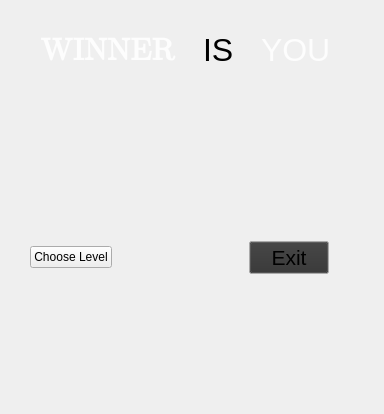
<?xml version="1.0" encoding="UTF-8"?>
<ui version="4.0">
 <class>Win</class>
 <widget class="QWidget" name="Win">
  <property name="geometry">
   <rect>
    <x>0</x>
    <y>0</y>
    <width>384</width>
    <height>414</height>
   </rect>
  </property>
  <property name="windowTitle">
   <string>Form</string>
  </property>
  <widget class="QWidget" name="horizontalLayoutWidget">
   <property name="geometry">
    <rect>
     <x>40</x>
     <y>10</y>
     <width>291</width>
     <height>80</height>
    </rect>
   </property>
   <layout class="QHBoxLayout" name="horizontalLayout">
    <item>
     <widget class="QLabel" name="label">
      <property name="palette">
       <palette>
        <active>
         <colorrole role="WindowText">
          <brush brushstyle="SolidPattern">
           <color alpha="255">
            <red>255</red>
            <green>38</green>
            <blue>0</blue>
           </color>
          </brush>
         </colorrole>
         <colorrole role="Text">
          <brush brushstyle="SolidPattern">
           <color alpha="255">
            <red>255</red>
            <green>255</green>
            <blue>255</blue>
           </color>
          </brush>
         </colorrole>
        </active>
        <inactive>
         <colorrole role="WindowText">
          <brush brushstyle="SolidPattern">
           <color alpha="216">
            <red>255</red>
            <green>255</green>
            <blue>255</blue>
           </color>
          </brush>
         </colorrole>
         <colorrole role="Text">
          <brush brushstyle="SolidPattern">
           <color alpha="216">
            <red>255</red>
            <green>255</green>
            <blue>255</blue>
           </color>
          </brush>
         </colorrole>
        </inactive>
        <disabled>
         <colorrole role="WindowText">
          <brush brushstyle="SolidPattern">
           <color alpha="63">
            <red>255</red>
            <green>255</green>
            <blue>255</blue>
           </color>
          </brush>
         </colorrole>
         <colorrole role="Text">
          <brush brushstyle="SolidPattern">
           <color alpha="63">
            <red>255</red>
            <green>255</green>
            <blue>255</blue>
           </color>
          </brush>
         </colorrole>
        </disabled>
       </palette>
      </property>
      <property name="font">
       <font>
        <family>Apple Color Emoji</family>
        <pointsize>24</pointsize>
        <bold>true</bold>
        <underline>false</underline>
       </font>
      </property>
      <property name="contextMenuPolicy">
       <enum>Qt::DefaultContextMenu</enum>
      </property>
      <property name="layoutDirection">
       <enum>Qt::LeftToRight</enum>
      </property>
      <property name="text">
       <string>WINNER</string>
      </property>
      <property name="textFormat">
       <enum>Qt::AutoText</enum>
      </property>
     </widget>
    </item>
    <item>
     <spacer name="horizontalSpacer">
      <property name="orientation">
       <enum>Qt::Horizontal</enum>
      </property>
      <property name="sizeHint" stdset="0">
       <size>
        <width>40</width>
        <height>20</height>
       </size>
      </property>
     </spacer>
    </item>
    <item>
     <widget class="QLabel" name="label_2">
      <property name="font">
       <font>
        <pointsize>24</pointsize>
       </font>
      </property>
      <property name="text">
       <string>IS</string>
      </property>
     </widget>
    </item>
    <item>
     <spacer name="horizontalSpacer_2">
      <property name="orientation">
       <enum>Qt::Horizontal</enum>
      </property>
      <property name="sizeHint" stdset="0">
       <size>
        <width>40</width>
        <height>20</height>
       </size>
      </property>
     </spacer>
    </item>
    <item>
     <widget class="QLabel" name="label_3">
      <property name="palette">
       <palette>
        <active>
         <colorrole role="WindowText">
          <brush brushstyle="SolidPattern">
           <color alpha="255">
            <red>255</red>
            <green>38</green>
            <blue>0</blue>
           </color>
          </brush>
         </colorrole>
        </active>
        <inactive>
         <colorrole role="WindowText">
          <brush brushstyle="SolidPattern">
           <color alpha="216">
            <red>255</red>
            <green>255</green>
            <blue>255</blue>
           </color>
          </brush>
         </colorrole>
        </inactive>
        <disabled>
         <colorrole role="WindowText">
          <brush brushstyle="SolidPattern">
           <color alpha="63">
            <red>255</red>
            <green>255</green>
            <blue>255</blue>
           </color>
          </brush>
         </colorrole>
        </disabled>
       </palette>
      </property>
      <property name="font">
       <font>
        <pointsize>24</pointsize>
       </font>
      </property>
      <property name="text">
       <string>YOU</string>
      </property>
     </widget>
    </item>
   </layout>
  </widget>
  <widget class="QWidget" name="">
   <property name="geometry">
    <rect>
     <x>30</x>
     <y>240</y>
     <width>299</width>
     <height>35</height>
    </rect>
   </property>
   <layout class="QHBoxLayout" name="horizontalLayout_2">
    <item>
     <widget class="QPushButton" name="chooseButton">
      <property name="palette">
       <palette>
        <active>
         <colorrole role="ButtonText">
          <brush brushstyle="SolidPattern">
           <color alpha="255">
            <red>255</red>
            <green>147</green>
            <blue>0</blue>
           </color>
          </brush>
         </colorrole>
        </active>
        <inactive>
         <colorrole role="ButtonText">
          <brush brushstyle="SolidPattern">
           <color alpha="255">
            <red>0</red>
            <green>0</green>
            <blue>0</blue>
           </color>
          </brush>
         </colorrole>
        </inactive>
        <disabled>
         <colorrole role="ButtonText">
          <brush brushstyle="SolidPattern">
           <color alpha="63">
            <red>255</red>
            <green>255</green>
            <blue>255</blue>
           </color>
          </brush>
         </colorrole>
        </disabled>
       </palette>
      </property>
      <property name="text">
       <string>Choose Level</string>
      </property>
     </widget>
    </item>
    <item>
     <spacer name="horizontalSpacer_4">
      <property name="orientation">
       <enum>Qt::Horizontal</enum>
      </property>
      <property name="sizeHint" stdset="0">
       <size>
        <width>40</width>
        <height>20</height>
       </size>
      </property>
     </spacer>
    </item>
    <item>
     <spacer name="horizontalSpacer_3">
      <property name="orientation">
       <enum>Qt::Horizontal</enum>
      </property>
      <property name="sizeHint" stdset="0">
       <size>
        <width>40</width>
        <height>20</height>
       </size>
      </property>
     </spacer>
    </item>
    <item>
     <widget class="QPushButton" name="exitButton">
      <property name="palette">
       <palette>
        <active>
         <colorrole role="WindowText">
          <brush brushstyle="SolidPattern">
           <color alpha="255">
            <red>255</red>
            <green>38</green>
            <blue>0</blue>
           </color>
          </brush>
         </colorrole>
         <colorrole role="Button">
          <brush brushstyle="SolidPattern">
           <color alpha="255">
            <red>255</red>
            <green>255</green>
            <blue>255</blue>
           </color>
          </brush>
         </colorrole>
         <colorrole role="ButtonText">
          <brush brushstyle="SolidPattern">
           <color alpha="255">
            <red>255</red>
            <green>38</green>
            <blue>0</blue>
           </color>
          </brush>
         </colorrole>
        </active>
        <inactive>
         <colorrole role="WindowText">
          <brush brushstyle="SolidPattern">
           <color alpha="216">
            <red>255</red>
            <green>255</green>
            <blue>255</blue>
           </color>
          </brush>
         </colorrole>
         <colorrole role="Button">
          <brush brushstyle="SolidPattern">
           <color alpha="255">
            <red>50</red>
            <green>50</green>
            <blue>50</blue>
           </color>
          </brush>
         </colorrole>
         <colorrole role="ButtonText">
          <brush brushstyle="SolidPattern">
           <color alpha="255">
            <red>0</red>
            <green>0</green>
            <blue>0</blue>
           </color>
          </brush>
         </colorrole>
        </inactive>
        <disabled>
         <colorrole role="WindowText">
          <brush brushstyle="SolidPattern">
           <color alpha="63">
            <red>255</red>
            <green>255</green>
            <blue>255</blue>
           </color>
          </brush>
         </colorrole>
         <colorrole role="Button">
          <brush brushstyle="SolidPattern">
           <color alpha="255">
            <red>255</red>
            <green>255</green>
            <blue>255</blue>
           </color>
          </brush>
         </colorrole>
         <colorrole role="ButtonText">
          <brush brushstyle="SolidPattern">
           <color alpha="63">
            <red>255</red>
            <green>255</green>
            <blue>255</blue>
           </color>
          </brush>
         </colorrole>
        </disabled>
       </palette>
      </property>
      <property name="font">
       <font>
        <pointsize>16</pointsize>
       </font>
      </property>
      <property name="text">
       <string>Exit</string>
      </property>
     </widget>
    </item>
   </layout>
  </widget>
 </widget>
 <resources/>
 <connections/>
</ui>
